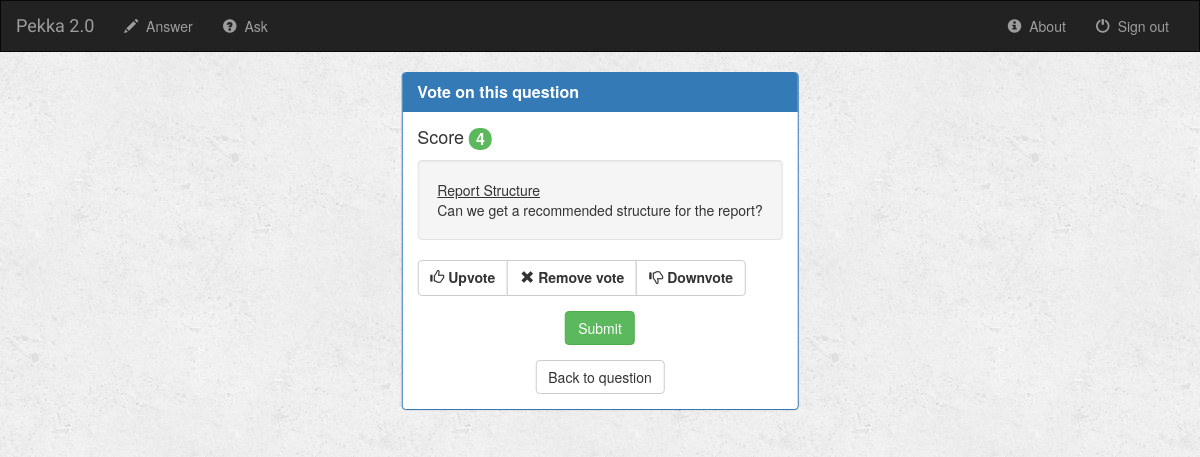
/pekka/31/vote_question/, run on the app's committed database.
### pekka/models.py (models this page shows, shortened)
class Question(models.Model):
    author = models.ForeignKey(User, default=1)
    question_title = models.CharField(max_length=100)
    question_content = models.CharField(max_length=2000)
    is_answered = models.BooleanField(default=False)
    sub_code = models.CharField(max_length=10)
    ask_time = models.DateTimeField(default='2017-4-17T09:21:31+0000')
    def get_score(self):
        up = QuestionVotes.objects.filter(question=self, val=+1)
        down = QuestionVotes.objects.filter(question=self, val=-1)
        res = up.count()-down.count()
        return res

### pekka/views.py (the view, shortened to what this page needs)
# urls.py: url(r'^(?P<question_id>[0-9]+)/vote_question/$', views.vote_question, name='vote_question'),
def vote_question(request, question_id):
    question = Question.objects.get(pk=question_id)
    form = QuestionVotesForm()
    previous_page = request.META.get('HTTP_REFERER')
    return render(request, template_name='html_pages/vote_question.html', context={
            'question_id': question_id,
            'question_title': question.question_title,
            'question_content': question.question_content,
            'score': question.get_score(),
            'form': form,
            'previous_page': previous_page
            })

### pekka/templates/html_pages/vote_question.html (shortened to what this page needs)
{% extends 'html_pages/base.html' %}
{% block body %}
<div class="container-fluid centerpanel">
    <div class="row">
        <div class="col-sm-12">
            <div class="panel panel-primary">
                <div class="panel-heading">
                    <h3 class="panel-title"><b>Vote on this question</b></h3>
                </div>
                <div class="panel-body">
                    <h4>Score <span class="badge titlebadge" id="titlebadge">{{ score }}</span></h4>
                    <div class="well">
                        <div id="title">{{ question_title }}</div>
                        {{ question_content }}
                    </div>
                    <form role="form" action="" method="post">
                        <div class="btn-group form-group" data-toggle="buttons">
                            {% for radio in form.val %}
                                <label class="btn btn-default" id="radiobuttons">
                                    <span id="glyph" class="glyphicon glyphicon-thumbs-up" aria-hidden="true">
                                    </span>&nbsp;{{ radio }}
                                </label>
                            {% endfor %}
                        </div>
                        <div class="form-group">
                            <button type="submit" class="btn btn-success center-block">Submit</button>
                        </div>
                    </form>
                    <a href="javascript:history.go(-1)"><button class="btn btn-default center-block">Back to question</button></a>
                </div>
            </div>
        </div>
    </div>
</div>
{% endblock %}

### pekka/static/elements/style.css (style rules this page uses)
body { background: white url("images/background.png"); }
#title { text-decoration: underline; }
.titlebadge { font-size: 16px; }
.centerpanel { right: 50%; transform: translate(50%); position: absolute; }
h4 { margin-top: 0px; }
#radiobuttons { padding-bottom: 3px; }

### data on the page
Question: question_title "Report Structure", question_content "Can we get a recommended structure for the report?"

### other printed values
{{ score }} "4"
{{ radio }} "Upvote" "Remove vote" "Downvote"
